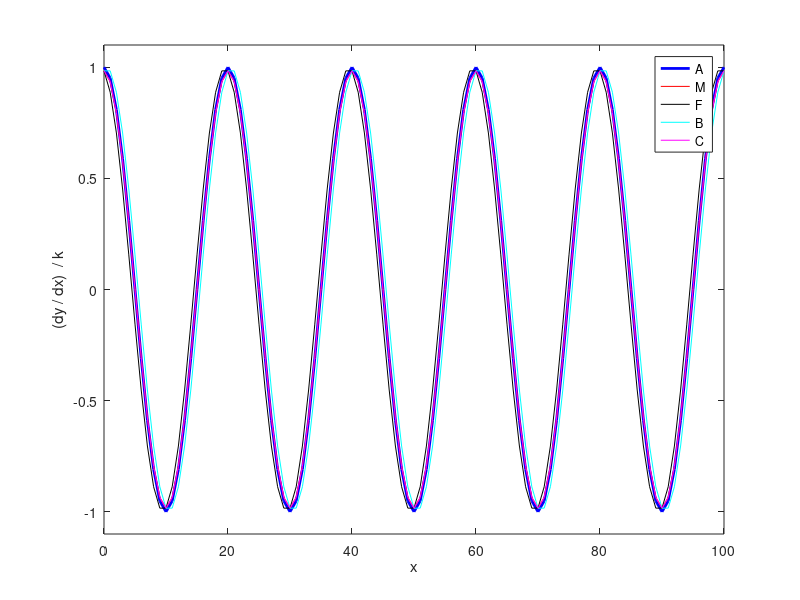
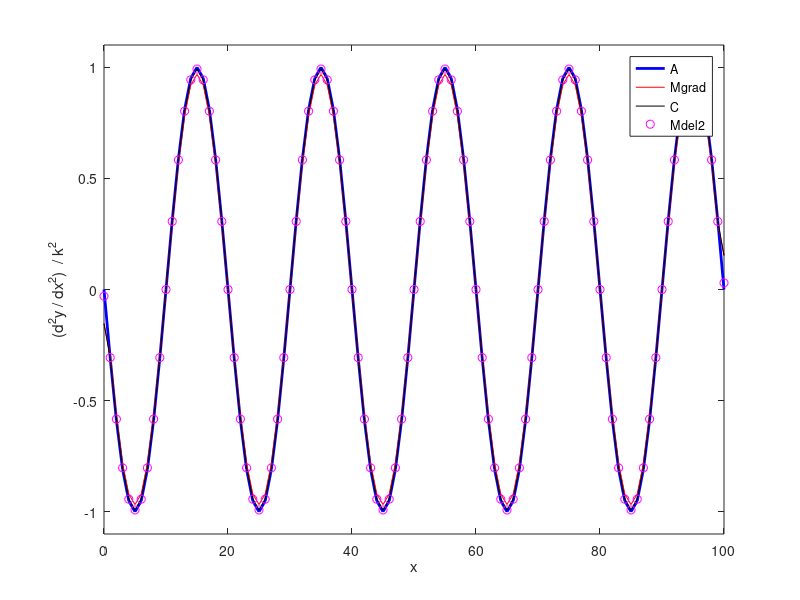

Source code (MATLAB) for these figures, in order:
% Numerical differentation
%    1st derivative dy/dx   forward   backward   central  difference methods
%    2nd derivative d2/dx2

close all
clear all
clc
tic

% SETUP ==================================================================
% number of data point sfor calculations
   N = 101;
% wavelength wL / wave number k / range x / function y
   wL = 20; 
   k = 2*pi/wL;

   x = linspace(0,100,N);
   dx = x(2)-x(1);
   y = sin(k*x);

% Gradient of function ===================================================
dydxA = k .* cos(k*x);         % Analytical (exact) 

dydxM = gradient(y,dx);        % Matlab gradient function

dydxF = zeros(1,N);            % Forward approximation
dydxF(N) = (y(N)-y(N-1))/(dx);
for n = 1: N-1
   dydxF(n) = (y(n+1)-y(n))/dx;
end

dydxB = zeros(1,N);            % Backward approximation
dydxB(1) = (y(2)-y(1))/(dx);
for n = 2: N
   dydxB(n) = (y(n)-y(n-1))/dx;
end

dydxC = zeros(1,N);            % Central difference approximation
dydxC(1) = (y(2)-y(1))/dx;
dydxC(N) = (y(N)-y(N-1))/dx;
for n = 2: N-1
   dydxC(n) = (y(n+1)-y(n-1))/(2*dx);
end

% Accuracy - ratio to exact value 
N
p = min(find(dydxA/k < 0.5));
pA = (dydxA(5)/k)/(dydxA(5)/k)
pM = (dydxM(5)/k)/(dydxA(5)/k)
pF = (dydxF(5)/k)/(dydxA(5)/k)
pB = (dydxB(5)/k)/(dydxA(5)/k)
pC = (dydxC(5)/k)/(dydxA(5)/k)

% SECOND DERIVATIVE ======================================================
d2ydx2A = -k^2 .* sin(k*x);
d2ydx2M = gradient(dydxM,dx);

d2ydx2C = zeros(1,N);            % Central difference approximation
d2ydx2C(1) = (dydxC(2)-dydxC(1))/dx;
d2ydx2C(N) = (dydxC(N)-dydxC(N-1))/dx;
for n = 2: N-1
   d2ydx2C(n) = (y(n+1)-2*y(n) + y(n-1))/(dx^2);
end

% del2 function: second derivative of y 

del2y = 4*del2(y,dx);

% GRAPHICS ===============================================================

figure(1)
% xP = x; yP = y;
% plot(xP, yP);
hold on

xP = x; yP = dydxA/k;
plot(xP, yP,'b','linewidth',2)

yP = dydxM/k;
plot(xP,yP,'r');
 
yP = dydxF/k;
plot(xP,yP,'k');

yP = dydxB/k;
plot(xP,yP,'c');

yP = dydxC/k;
plot(xP,yP,'m');

xlabel('x'); ylabel('(dy / dx)  / k');
set(gca,'yLim',[-1.1 1.1]);
legend('A', 'M', 'F', 'B', 'C');
box on


figure(2) % --------------------------------------------------------------

yP = d2ydx2A/k^2;
plot(xP,yP,'b','linewidth',2)

hold on
yP = d2ydx2M/k^2;
plot(xP,yP,'r') 

hold on
yP = d2ydx2C/k^2;
plot(xP,yP,'k') 


hold on
yP = del2y/k^2;
plot(xP,yP,'om')
xlabel('x'); ylabel('(d^2y / dx^2)  / k^2');

set(gca,'yLim',[-1.1 1.1]);
legend('A', 'Mgrad','C','Mdel2');
box on

toc
